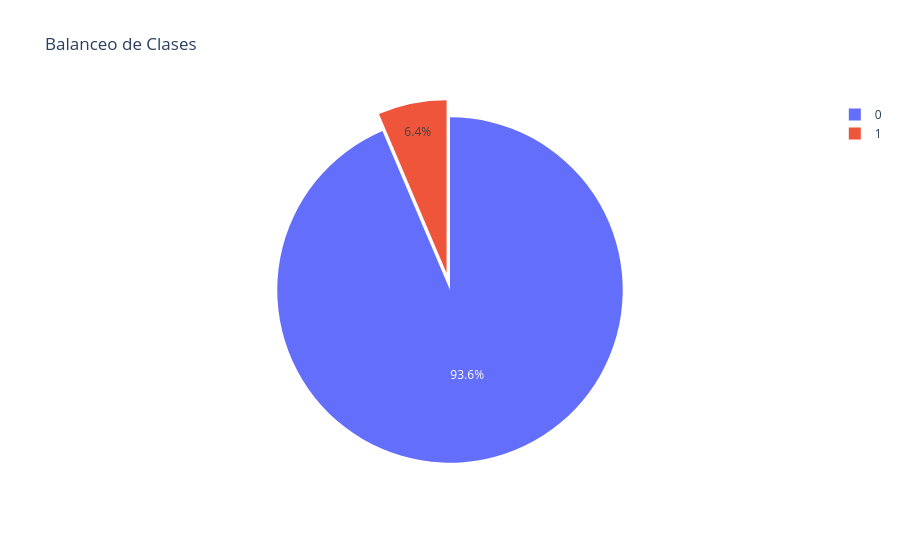

Notebook code for this chart:
### Code cell
# balanceo de clases
balance = df['is_claim'].value_counts(normalize = True)

fig_pay = go.Figure()
fig_pay.add_trace(go.Pie(
    labels=balance.index,
    values=balance.values,
    pull=[0,0.1]
))

fig_pay.update_layout(title= 'Balanceo de Clases')
fig_pay.show()

print(df['is_claim'].value_counts())

### Figure 1 — Plotly figure (JSON) as saved in the notebook; plotly's stock layout.template omitted (floating-point values rounded to 4 significant figures)
{"data": [{"labels": [0, 1], "pull": [0, 0.1], "type": "pie", "values": [0.936, 0.06397]}], "layout": {"title": {"text": "Balanceo de Clases"}}}
